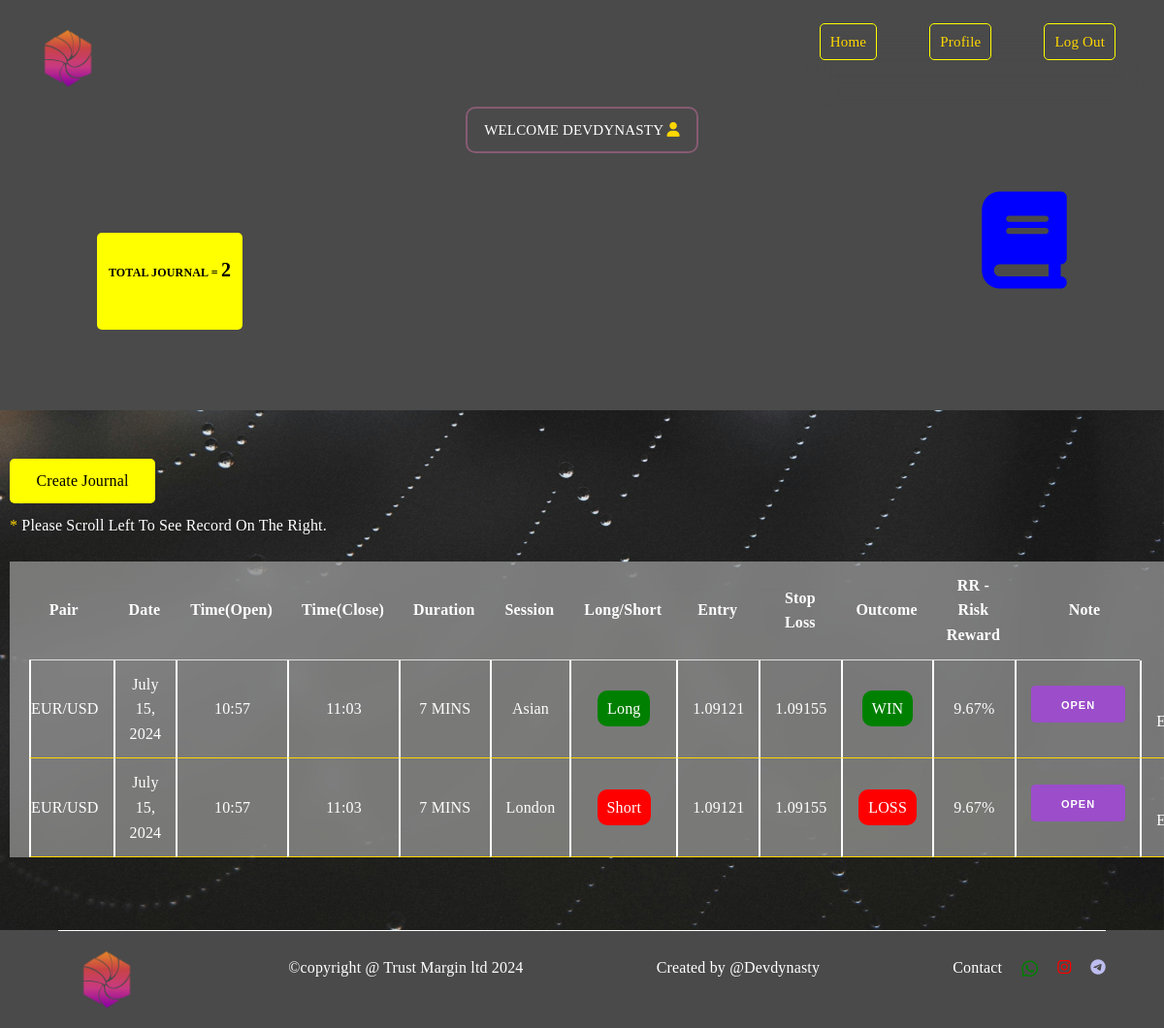
/dashboard (signed in), run on the app's committed database.
### journal/models.py (models this page shows, shortened)
class Profile(models.Model):
    user = models.OneToOneField(User, on_delete=models.CASCADE)
    first_name = models.CharField(max_length=50)
    last_name = models.CharField(max_length=50)
    email = models.EmailField(max_length=50)
    class Meta:
        db_table = 'profile'
        managed = True
        verbose_name = 'Profile'
        verbose_name_plural = 'Profiles'

class Journal(models.Model):
    user = user = models.ForeignKey(User, on_delete=models.CASCADE,null=True)
    date = models.DateField()
    pair = models.CharField(max_length=250)
    time_open = models.CharField(max_length=250)
    time_close = models.CharField(max_length=250)
    duration = models.CharField(max_length=250)
    session = models.CharField(max_length=250)
    longorshort = models.BooleanField(default=True,null=True)
    entry = models.CharField(max_length=250,null=True)
    stop_loss = models.CharField(max_length=250,null=True)
    outcome = models.BooleanField(default=True,null=True)
    rr = models.DecimalField(max_digits=6, decimal_places=2)
    note = models.TextField(max_length=5000)

### journal/views.py (the view)
# urls.py: path('dashboard',dashboard,name='dashboard'),
@login_required(login_url='userlogin')
def dashboard(request):
    getname = Profile.objects.get(user__username = request.user.username)
    journal = Journal.objects.select_related('user').filter(user= request.user).order_by('-id')
    count = journal.count()
    context = {
        'getname':getname,
        'journal':journal,
        'count':count
    }
    return render(request, 'dashboard.html',context)

### journal/templates/dashboard.html (shortened to what this page needs)
<!DOCTYPE html>
{% load static %}
<html lang="en">
<head>
    <link rel="stylesheet" href="https://cdnjs.cloudflare.com/ajax/libs/font-awesome/6.5.2/css/all.min.css" />
    <link rel="stylesheet" href="{% static 'milligram.css' %}">
    <link rel="stylesheet" href="{% static 'style.css' %}">
</head>
<body>
    <section class="navbar">
        <nav class="navlist">
            <img src="{% static 'img/20230312_165351.png' %}" alt="logo" class="logopng">
            <div class="navitems">
              <a href=" {% url 'index' %}" class="navobjects"> Home</a>
              <a href="{% url 'profile' %}" class="navobjects">Profile</a>
              <a href="{% url 'signout' %}" class="navobjects">Log out</a>
            </div>
          </nav>
        </section>
        <p class="welcomeuser">Welcome {{ getname.user.username }} <i class="fa-solid fa-user"></i></p>
    <section class="entry_but">
      <div class="counting">
        <div class="count_card">
          <p class="countescript">TOTAL JOURNAL = <span class="countnum">{{count}}</span></p>
        </div>
      </div>
      <div class="linkbt">
          <p><i class="fa-solid fa-book"></i></p>
      </div>
    </section>
    <section class="tablehold">
      <div class="createj">
        <a href="{% url 'journal' %}" class="createcolor">Create Journal</a>
    </div>
      <p class="tb_inst"><span class="asterik">* </span>Please scroll left to see record on the right.</p>
        <table>
            <thead>
              <tr>
                <th>pair</th>
                <th>date</th>
                <th>time(open)</th>
                <th>time(close)</th>
                <th>duration</th>
                <th>session</th>
                <th>long/short</th>
                <th>entry</th>
                <th>stop loss</th>
                <th>outcome</th>
                <th>rR - risk reward</th>
                <th>Note</th>
              </tr>
            </thead>
            <tbody>
            {% for items in journal %}
              <tr>
                <td>{{ items.pair }}</td>
                <td>{{ items.date }}</td>
                <td>{{ items.time_open }}</td>
                <td>{{ items.time_close }}</td>
                <td>{{ items.duration }}</td>
                <td>{{ items.session }}</td>
                {% if items.longorshort %}
                <td><span class="longsht">Long</span></td>
                {% else %}
                <td><span class="shtlong">Short</span></td>
                {% endif %}
                <td>{{ items.entry }}</td>
                <td>{{ items.stop_loss }}</td>
                {% if items.outcome %}
                <td><span class="longsht">WIN</span></td>
                {% else %}
                <td><span class="shtlong">LOSS</span></td>
                {% endif %}
                <td>{{ items.rr }}%</td>
                <td><button class="modalButton" data-modal-id="modal{{ items.id }}">Open</button></td>
                <td><a href="{% url 'update' items.id %}"></a>EDIT</td>
              </tr>
            {% endfor %}
            </tbody>
          </table>
    </section>
    <section class="footer">
      <div class="container" >
          <div class="footerholers" style="border-top: 1px solid white; display: flex;">
                  <img src="{% static 'img/20230312_165351.png' %}" alt="logo" class="logopng">
               <div class="copyright">
                   <p style="color: White;">&copy;copyright @ Trust Margin ltd 2024</p>
               </div>
               <div class="owner">
                   <p style="color: white;">Created by @Devdynasty</p>
               </div>
               <div class="owner " style="display: flex;">
                   <p style="color: White;">Contact </p>
                   <a href="" style="margin-left: 2rem;color: green; font-size: larger;"><i class="fa-brands fa-whatsapp"></i></a>
                   <a href="" style="margin-left: 2rem;color: red;"><i class="fa-brands fa-instagram"></i></a>
                   <a href="" style="margin-left: 2rem;color: rgb(189, 189, 240);"><i class="fa-brands fa-telegram"></i></a>
               </div>
          </div>
      </div>
  </section>
</body>
</html>

### journal/static/milligram.css (style rules this page uses)
*, *:after, *:before { box-sizing: inherit; }
html { box-sizing: border-box; font-size: 62.5%; }
body { color: #606c76; font-family: 'Roboto', 'Helvetica Neue', 'Helvetica', 'Arial', sans-serif; font-size: 1.6em; font-weight: 300; letter-spacing: .01em; line-height: 1.6; }
.button, button, input[type='button'], input[type='reset'], input[type='submit'] { background-color: #9b4dca; border: 0.1rem solid #9b4dca; border-radius: .4rem; color: #fff; cursor: pointer; display: inline-block; font-size: 1.1rem; font-weight: 700; height: 3.8rem; letter-spacing: .1rem; line-height: 3.8rem; padding: 0 3.0rem; text-align: center; text-decoration: none; text-transform: uppercase; white-space: nowrap; }
.container { margin: 0 auto; max-width: 112.0rem; padding: 0 2.0rem; position: relative; width: 100%; }
a { color: #9b4dca; text-decoration: none; }
.button, button, dd, dt, li { margin-bottom: 1.0rem; }
blockquote, dl, figure, form, ol, p, pre, table, ul { margin-bottom: 2.5rem; }
table { border-spacing: 0; display: block; overflow-x: auto; text-align: left; width: 100%; }
td, th { border-bottom: 0.1rem solid #e1e1e1; padding: 1.2rem 1.5rem; }
td:first-child, th:first-child { padding-left: 0; }
td:last-child, th:last-child { padding-right: 0; }
@media (min-width: 40rem) { table { display: table; overflow-x: initial; } }
p { margin-top: 0; }
img { max-width: 100%; }

### data on the page
Profile: user.username "DEVDYNASTY"
Journal: pair "EUR/USD", date "July 15, 2024", time_open "10:57", time_close "11:03", duration "7 MINS", session "Asian", longorshort "Long", entry "1.09121", stop_loss "1.09155", outcome "WIN", rr "9.67"
Journal: pair "EUR/USD", date "July 15, 2024", time_open "10:57", time_close "11:03", duration "7 MINS", session "London", longorshort "Short", entry "1.09121", stop_loss "1.09155", outcome "LOSS", rr "9.67"

### other printed values
{{ count }} "2"
